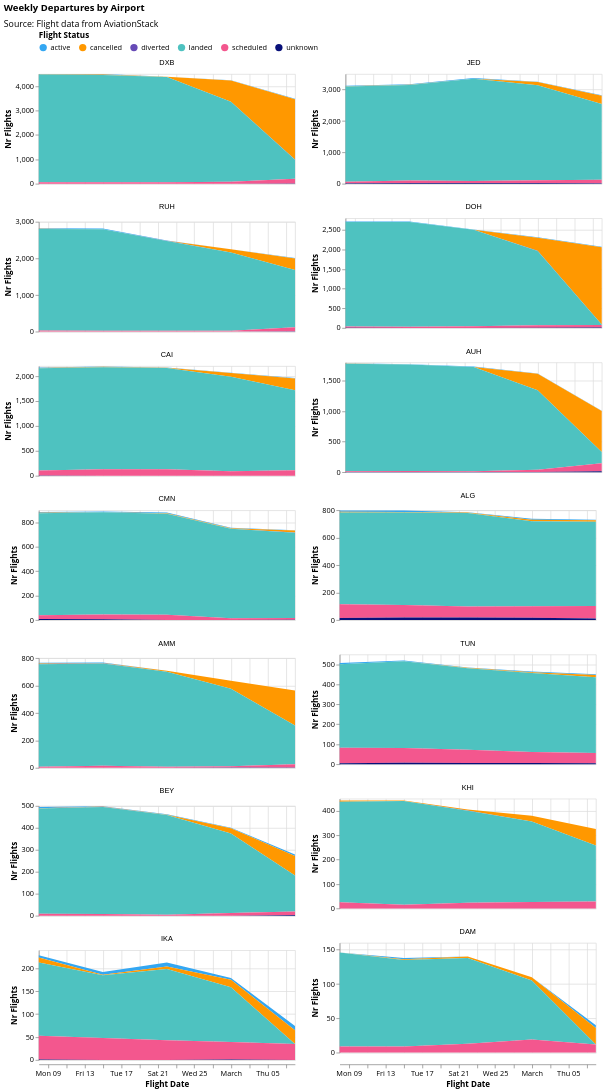

Write notebook code for a chart like this one.
### Markdown cell above
### Weekly Departures by Flight Status

### Code cell
departures_exploded["flight_date"] = pd.to_datetime(departures_exploded["flight_date"])

df = (
    departures_exploded.groupby(
        [pd.Grouper(key="flight_date", freq="W"), "flight_status", "iata_dep"]
    )
    .size()
    .reset_index(name="count")
)

df.to_csv('../../data/aviation/processed/departures_weekly_airport.csv')

df = df[(df['flight_date']<'2026-03-15')&(df['flight_date']>'2026-02-01')]

get_area_plot_by_airport(
    df,
    airports=airports,
    airport_col="iata_dep",
    title="Weekly Departures by Airport",
    source_text="Source: Flight data from AviationStack",
    reindex_freq="W",
)

### Figure 1 — Vega-Lite specification as saved in the notebook (floating-point values rounded to 4 significant figures; data arrays with more than 128 entries replaced by an {"elided": "..."} marker saying what was removed)
{"config": {"view": {"continuousWidth": 300, "continuousHeight": 300}, "axis": {"labelFont": "Open Sans", "titleFont": "Open Sans"}, "legend": {"labelFont": "Open Sans", "titleFont": "Open Sans"}, "title": {"anchor": "start", "font": "Open Sans", "subtitleFont": "Open Sans"}}, "data": {"name": "data-67af567bdefdf11217b6d2fa4d856ab8"}, "facet": {"field": "iata_dep", "sort": ["DXB", "JED", "RUH", "DOH", "CAI", "AUH", "CMN", "ALG", "AMM", "TUN", "BEY", "KHI", "IKA", "DAM"], "title": null, "type": "nominal"}, "spec": {"layer": [{"mark": {"type": "area"}, "encoding": {"color": {"field": "flight_status", "legend": {"direction": "horizontal", "offset": 10, "orient": "top", "titleAnchor": "start"}, "scale": {"range": ["#34A7F2", "#FF9800", "#664AB6", "#4EC2C0", "#F3578E", "#081079", "#0C7C68", "#DDDA21"]}, "title": "Flight Status", "type": "nominal"}, "tooltip": [{"field": "flight_date", "title": "Flight Date", "type": "temporal"}, {"field": "flight_status", "title": "Status", "type": "nominal"}, {"field": "count", "title": "Flights", "type": "quantitative"}], "x": {"field": "flight_date", "title": "Flight Date", "type": "temporal"}, "y": {"field": "count", "stack": "zero", "title": "Nr Flights", "type": "quantitative"}}}], "height": 150, "width": 350}, "columns": 2, "resolve": {"scale": {"y": "independent"}}, "title": {"text": "Weekly Departures by Airport", "subtitle": "Source: Flight data from AviationStack", "subtitlePadding": 10}, "$schema": "https://vega.github.io/schema/vega-lite/v5.20.1.json", "datasets": {"data-67af567bdefdf11217b6d2fa4d856ab8": {"elided": "380 records"}}}
